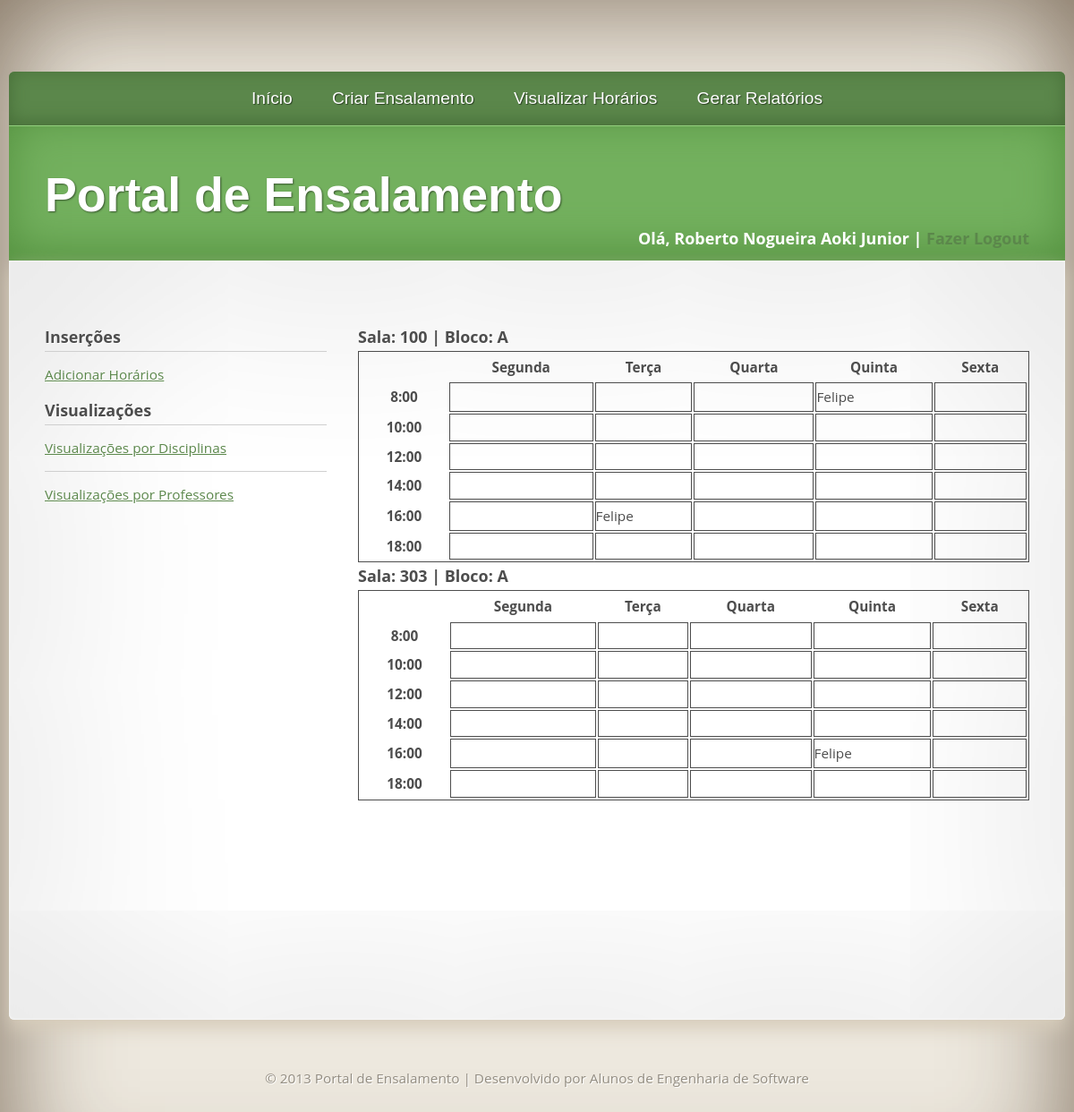
The app's page /visual_professor.php (signed in) with its own data.
### tables this page shows
CREATE TABLE IF NOT EXISTS `sala` (
  `ID` int(11) NOT NULL AUTO_INCREMENT,
  `NUMERO_SALA` int(5) NOT NULL,
  `BLOCO` char(1) NOT NULL,
  PRIMARY KEY (`ID`)
);

CREATE TABLE IF NOT EXISTS `semana_disciplina` (
  `ID_SEMANA` int(2) NOT NULL,
  `ID_SALA` int(6) NOT NULL,
  `ID` int(11) NOT NULL AUTO_INCREMENT,
  `HORARIO_INICIAL` varchar(10) NOT NULL,
  `ID_DISCIPLINA` int(11) NOT NULL,
  PRIMARY KEY (`ID`)
);

CREATE TABLE IF NOT EXISTS `professor` (
  `ID_PROFESSOR` int(11) NOT NULL AUTO_INCREMENT,
  `NOME` varchar(40) NOT NULL,
  `AREA_ATUA` varchar(50) NOT NULL,
  `CARGA_HR_T` int(3) NOT NULL,
  `CARGA_HR_D` int(3) NOT NULL,
  PRIMARY KEY (`ID_PROFESSOR`)
);

### visual_professor.php (the view, shortened to what this page needs)
<?php
$resultado = mysql_query("SELECT * FROM sala");
?>
<!DOCTYPE html PUBLIC "-//W3C//DTD XHTML 1.0 Strict//EN" "http://www.w3.org/TR/xhtml1/DTD/xhtml1-strict.dtd">
<html xmlns="http://www.w3.org/1999/xhtml">
	<head>
		<link rel="stylesheet" type="text/css" href="estilo.css" />
	</head>
	<body>
		<div id="corpo">
		<div id="banner">
			<div id="menu">
				<ul>
					<li><a href="index.php">Início</a></li>
					<li><a href="criar_ensalamento.php">Criar Ensalamento</a></li>
					<li><a href="visul_hora.php">Visualizar Horários</a></li>
					<li><a href="gera_relat.php">Gerar Relatórios</a></li>
				</ul>
				<br/>
			</div>
			<div id="cabecalho">
				<div id="logo">
					<h1><a href="index.php">Portal de Ensalamento</a></h1>
				</div>
                <div id="info">
					<h3><?php echo "Olá, " . $_SESSION['usuarioNome'];?> | <a href="logout.php">Fazer Logout</a></h3>
                </div>
			</div>
			<div id="pagina">
				<div id="lateral">
					<div class="caixa">
						<h3>Inserções</h3>
						<ul class="lista">
							<li><a href="add_hora.php">Adicionar Horários</a></li>
						</ul>
						<h3>Visualizações</h3>
						<ul class="lista">
							<li><a href="visul_hora.php">Visualizações por Disciplinas</a></li>
							<li><a href="visual_professor.php">Visualizações por Professores</a></li>
						</ul>
					</div>
				</div>
				<div id="conteudo">
                <?php
				if(mysql_num_rows($resultado)>0)
					while($info=mysql_fetch_array($resultado)){
						$sala = $info['NUMERO_SALA'];
						$bloco = $info['BLOCO'];
						echo "<h3>Sala: ".$sala." | Bloco: ".$bloco."</h3>";
	                	echo "<div id='tabela'>";
					  	echo "<table width='100%' border='0'>";
					    echo "<tr>";
					    echo "<th scope='col'>&nbsp;</th>";
					    echo "<th scope='col'>Segunda</th>";
				    	echo "<th scope='col'>Terça</th>";
					    echo "<th scope='col'>Quarta</th>";
					    echo "<th scope='col'>Quinta</th>";
					    echo "<th scope='col'>Sexta</th>";
				        echo "</tr>";
						echo "<tr>";
				    	echo "<th scope='row'>8:00</th>";
					    echo "<td>";
						echo "</td>";
						echo "<td>";
						echo "</td>";
						echo "<td>";
						echo "</td>";
						echo "<td>";
						$resposta = mysql_query("SELECT * FROM semana_disciplina sd, sala sa, semana se, disciplina d, professor p WHERE sd.ID_SEMANA = se.ID_SEMANA AND sd.ID_SALA = sa.ID AND sd.ID_DISCIPLINA = d.ID_DISCIPLINA AND d.ID_PROFESSOR = p.ID_PROFESSOR AND NOME_DIA = 'Quinta' AND HORARIO_INICIAL = '8:00' AND NUMERO_SALA =$sala AND BLOCO = '$bloco'");
						while($dia=mysql_fetch_array($resposta)){
							echo $dia['NOME'];
						}
						echo "</td>";
						echo "<td>";
						echo "</td>";
						echo "</tr>";
						echo "<tr>";
				    	echo "<th scope='row'>10:00</th>";
					    echo "<td>";
						echo "</td>";
						echo "<td>";
						echo "</td>";
						echo "<td>";
						echo "</td>";
						echo "<td>";
						echo "</td>";
						echo "<td>";
						echo "</td>";
						echo "</tr>";
						echo "<tr>";
				    	echo "<th scope='row'>12:00</th>";
					    echo "<td>";
						echo "</td>";
						echo "<td>";
						echo "</td>";
						echo "<td>";
						echo "</td>";
						echo "<td>";
						echo "</td>";
						echo "<td>";
						echo "</td>";
						echo "</tr>";
						echo "<tr>";
				    	echo "<th scope='row'>14:00</th>";
					    echo "<td>";
						echo "</td>";
						echo "<td>";
						echo "</td>";
						echo "<td>";
						echo "</td>";
						echo "<td>";
						echo "</td>";
						echo "<td>";
						echo "</td>";
						echo "</tr>";
						echo "<tr>";
				    	echo "<th scope='row'>16:00</th>";
					    echo "<td>";
						echo "</td>";
						echo "<td>";
						$resposta = mysql_query("SELECT * FROM semana_disciplina sd, sala sa, semana se, disciplina d, professor p WHERE sd.ID_SEMANA = se.ID_SEMANA AND sd.ID_SALA = sa.ID AND sd.ID_DISCIPLINA = d.ID_DISCIPLINA AND d.ID_PROFESSOR = p.ID_PROFESSOR AND NOME_DIA = 'Terca' AND HORARIO_INICIAL = '16:00' AND NUMERO_SALA =$sala AND BLOCO = '$bloco'");
						while($dia=mysql_fetch_array($resposta)){
							echo $dia['NOME'];
						}
						echo "</td>";
						echo "<td>";
						echo "</td>";
						echo "<td>";
						$resposta = mysql_query("SELECT * FROM semana_disciplina sd, sala sa, semana se, disciplina d, professor p WHERE sd.ID_SEMANA = se.ID_SEMANA AND sd.ID_SALA = sa.ID AND sd.ID_DISCIPLINA = d.ID_DISCIPLINA AND d.ID_PROFESSOR = p.ID_PROFESSOR AND NOME_DIA = 'Quinta' AND HORARIO_INICIAL = '16:00' AND NUMERO_SALA =$sala AND BLOCO = '$bloco'");
						while($dia=mysql_fetch_array($resposta)){
							echo $dia['NOME'];
						}
						echo "</td>";
						echo "<td>";
						echo "</td>";
						echo "</tr>";
						echo "<tr>";
				    	echo "<th scope='row'>18:00</th>";
					    echo "<td>";
						echo "</td>";
						echo "<td>";
						echo "</td>";
						echo "<td>";
						echo "</td>";
						echo "<td>";
						echo "</td>";
						echo "<td>";
						echo "</td>";
						echo "</tr>";
					  echo "</table>";
					  echo "</div>";
					}
					else
						echo "Nenhuma Sala Encontrada!";
				  ?>
				  <br/>
			  </div>
			  <p>&nbsp;</p>
			  <p>&nbsp;</p>
			  <p>&nbsp;</p>
			  <p>&nbsp;</p>
			  <p>&nbsp;</p>
			  <p>&nbsp;</p>
				<p><br/>
			  </p>
            </div>
		</div>
		<div id="rodape">
			&copy; 2013 Portal de Ensalamento | Desenvolvido por Alunos de Engenharia de Software
		</div>
		</div>
	</body>
</html>

### estilo.css (style rules this page uses)
* { margin: 0; padding: 0; }
a { text-decoration: underline; color: #5B874B; }
#tabela td, #tabela table { border: 1pt solid; }
body { color: #4D4D4D; font-size: 11.5pt; line-height: 2em; }
#corpo { padding: 80px 0 0 0; background: #EDE8DE; box-shadow: inset 0px 0px 130px 0px rgba(70,48,25,0.7); }
body,input { font-family: "Open Sans", sans-serif; }
ul { list-style: none; }
.caixa { margin: 0 0 35px 0; overflow: hidden; }
ul.lista li { border-top: solid 1px #CFCFCF; padding: 10px 0 10px 0; }
#conteudo { padding: 0; width: 750px; margin: 0 0 0 350px; }
#rodape { text-align: center; padding: 50px 0 130px 0; color: #938D82; text-shadow: 1px 1px 0px #ffffff; }
#cabecalho { position: relative; padding: 40px; height: 70px; background: #73B05E; color: #FFF; box-shadow: inset 0px -10px 50px 0px #53903E; overflow: hidden; }
#logo { height: 147px; line-height: 147px; left: 40px; bottom: 0; position: absolute; text-shadow: 1px 1px 2px rgba(0,0,0,0.5); }
#logo a { color: #FFF; text-decoration: none; }
#logo h1 { font-family: Abel, sans-serif; font-size: 3.5em; }
#info { line-height: 170px; text-align: right; }
#info a { text-decoration: none; }
#menu { padding: 0 40px 0 40px; font-family: Abel, sans-serif; line-height: 60px; margin: 0; background: #5B874B; height: 60px; width: 1100px; box-shadow: inset 0px -3px 20px 0px #466D37; border-bottom: solid 1px #93D07E; text-shadow: 1px 1px 1px rgba(0,0,0,0.5); border-top-left-radius: 6px; border-top-right-radius: 6px; text-align: center; }
#menu a { font-size: 1.25em; color: #FFF; text-decoration: none; }
#menu ul { list-style: none; }
#menu ul li { padding: 0 20px 0 20px; display: inline; }
#pagina { margin: 0; width: 1100px; padding: 70px 40px 0 40px; position: relative; background: #FFF; box-shadow: inset 0px 0px 3px 0px #ffffff, inset 0px 0px 250px 0px #d8d8d8, 0px 10px 20px 0px #D6CCBA; text-shadow: 1px 1px 0px #ffffff; border-bottom-left-radius: 6px; border-bottom-right-radius: 6px; }
#lateral { float: left; padding: 0; width: 315px; }
#banner { width: 1180px; position: relative; margin: 0 auto; }

### records on screen
sala: NUMERO_SALA "100", BLOCO "A"
semana_disciplina: professor.NOME "Felipe"
semana_disciplina: professor.NOME "Felipe"
sala: NUMERO_SALA "303", BLOCO "A"
semana_disciplina: professor.NOME "Felipe"

### other values on screen
$_SESSION['usuarioNome'] "Roberto Nogueira Aoki Junior"
